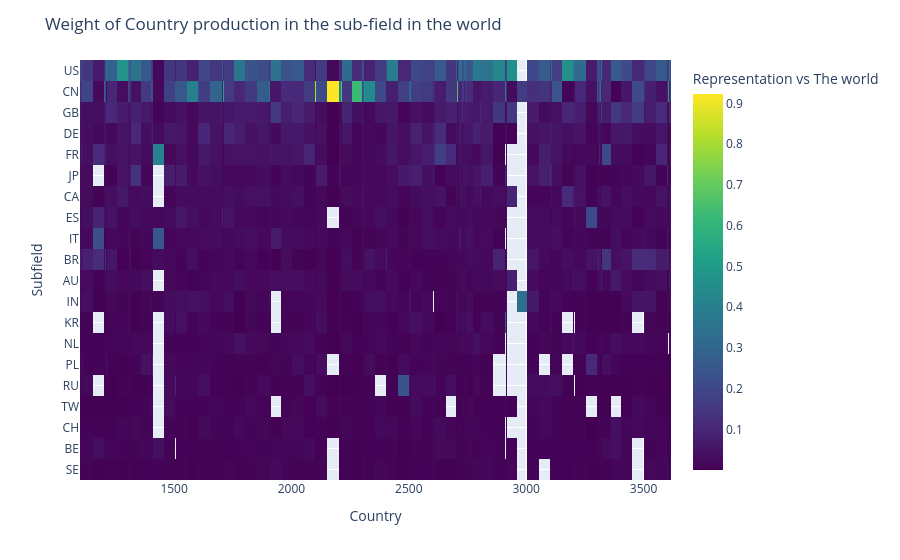

Notebook cell for this chart:
### Code cell
fig = px.imshow(
    df_subfield_country_norm[top_20_countries_list].T.values,
    labels=dict(x="Country", y="Subfield", color="Representation vs The world"),
    y=top_20_countries_list,
    x=df_subfield_country_norm.index,
    color_continuous_scale="Viridis",  # or "Cividis", "Magma", etc.
    # range_color=[0, 1]
)
fig.update_layout(title="Weight of Country production in the sub-field in the world", xaxis_title="Country", yaxis_title="Subfield")
fig.show()

### Figure 1 — Plotly figure (JSON) as saved in the notebook; plotly's stock layout.template omitted (floating-point values rounded to 4 significant figures; data arrays with more than 128 entries replaced by an {"elided": "..."} marker saying what was removed)
{"data": [{"coloraxis": "coloraxis", "name": "0", "x": {"elided": "252 int values"}, "y": ["US", "CN", "GB", "DE", "FR", "JP", "CA", "ES", "IT", "BR", "AU", "IN", "KR", "NL", "PL", "RU", "TW", "CH", "BE", "SE"], "z": {"elided": "20x252 float values"}, "type": "heatmap", "xaxis": "x", "yaxis": "y", "hovertemplate": "Country: %{x}<br>Subfield: %{y}<br>Representation vs The world: %{z}<extra></extra>"}], "layout": {"xaxis": {"anchor": "y", "domain": [0.0, 1.0], "scaleanchor": "y", "constrain": "domain", "title": {"text": "Country"}}, "yaxis": {"anchor": "x", "domain": [0.0, 1.0], "autorange": "reversed", "constrain": "domain", "title": {"text": "Subfield"}}, "coloraxis": {"colorbar": {"title": {"text": "Representation vs The world"}}, "colorscale": [[0.0, "#440154"], [0.1111, "#482878"], [0.2222, "#3e4989"], [0.3333, "#31688e"], [0.4444, "#26828e"], [0.5556, "#1f9e89"], [0.6667, "#35b779"], [0.7778, "#6ece58"], [0.8889, "#b5de2b"], [1.0, "#fde725"]]}, "margin": {"t": 60}, "title": {"text": "Weight of Country production in the sub-field in the world"}}}
